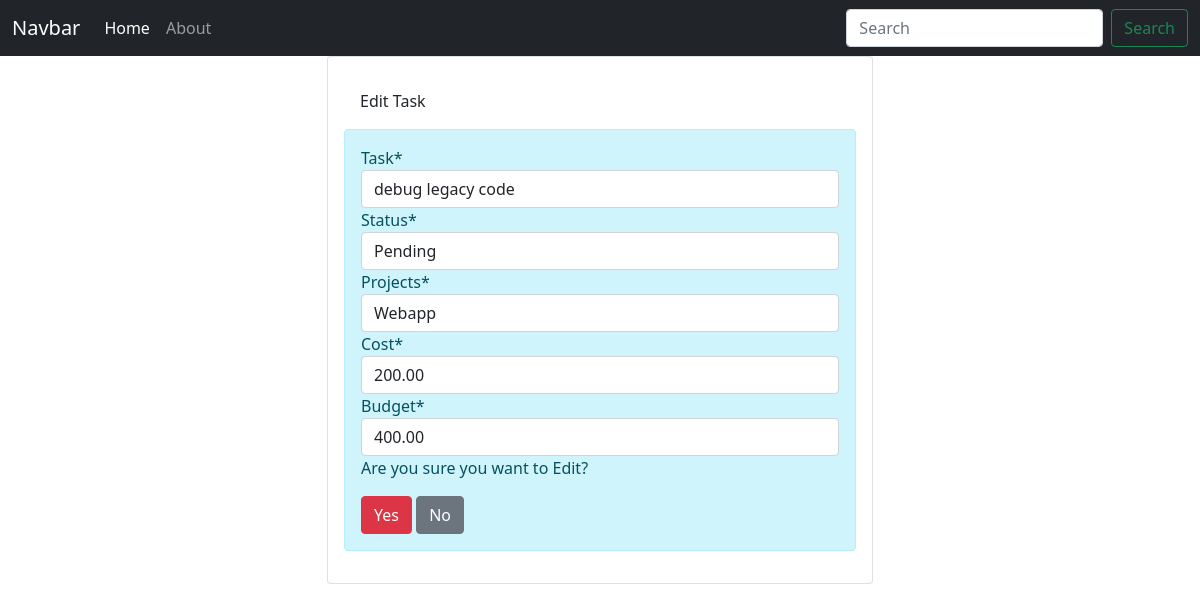
Page /edit/1/ on the committed database.
### taskapp/models.py (models this page shows, shortened)
class TaskModel(models.Model):
    task=models.CharField(max_length=100)
    complete='Complete'
    pending='Pending'
    cancelled='cancelled'
    work=projectmodel.objects.all()
    a=(('',''),)
    for t in work:
        a=a+((t.project,t.project),)
    status=models.CharField(max_length=10,choices=[(complete,'Complete'),(pending,'Pending'),(cancelled,'Cancelled')],default=pending)
    projects=models.CharField(max_length=10,choices=a,default=complete)
    date=models.DateTimeField(auto_now_add=True)
    cost=models.DecimalField(null =False,max_digits=10,decimal_places=2)
    budget=models.DecimalField(null=False,max_digits=10,decimal_places=2)

### taskapp/views.py (the view)
# urls.py: path('edit/<int:pk>/',views.edit,name="taskapp-edit"),
def edit(request,pk):
    item=TaskModel.objects.get(id=pk)
    if request.method=='POST':
        form=TaskUpdateForm(request.POST,instance=item)
        if form.is_valid():
            form.save()
            return redirect('/project')
    else:
        form=TaskUpdateForm(instance=item)
    context={
        'form':form
    }
    return render(request,'edit.html',context)

### taskapp/forms.py
class TaskUpdateForm(forms.ModelForm):#for edit
    class Meta:
        model=TaskModel
        fields='__all__'

### templates/edit.html (shortened to what this page needs)
{%extends './partials/base.html'%}
{% load crispy_forms_tags %}
{%block content%}
<div class="container">
    <div class="row">
        <div class="col-6 offset-md-3">
            <div class="card">
                <div class="card-body">
                    <div class="card-body">
                        Edit Task
                    </div>
                    <div class="alert alert-info">
                        <form method="POST">
                            {% csrf_token %}{{form|crispy}}
                            <p>Are you sure you want to Edit? </p>
                            <input class="btn btn-danger" type="submit" value="Yes">
                            <a class="btn btn-secondary" href="{%url 'taskapp-index' %}">No</a>
                        </form>
                    </div>
                </div>
            </div>
        </div>
    </div>
</div>
{%endblock%}

### rows in the picture
TaskModel: task "debug legacy code", status "Pending", projects "Webapp", cost "200.00", budget "400.00"
